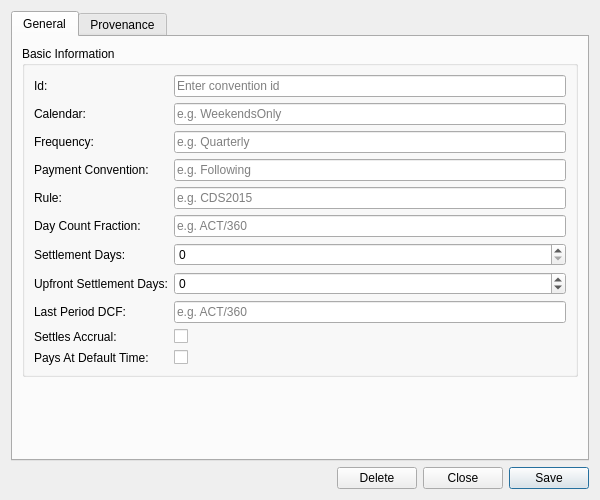
<?xml version="1.0" encoding="UTF-8"?>
<ui version="4.0">
 <class>CdsConventionDetailDialog</class>
 <widget class="QWidget" name="CdsConventionDetailDialog">
  <property name="geometry">
   <rect>
    <x>0</x>
    <y>0</y>
    <width>600</width>
    <height>500</height>
   </rect>
  </property>
  <property name="sizePolicy">
   <sizepolicy hsizetype="Preferred" vsizetype="Preferred">
    <horstretch>0</horstretch>
    <verstretch>0</verstretch>
   </sizepolicy>
  </property>
  <property name="minimumSize">
   <size>
    <width>600</width>
    <height>500</height>
   </size>
  </property>
  <property name="windowTitle">
   <string>CDS Convention Details</string>
  </property>
  <layout class="QVBoxLayout" name="verticalLayout">
   <item>
    <widget class="QTabWidget" name="tabWidget">
     <property name="currentIndex"><number>0</number></property>
     <widget class="QWidget" name="generalTab">
      <attribute name="title"><string>General</string></attribute>
      <layout class="QVBoxLayout" name="generalLayout">
       <item>
        <widget class="QGroupBox" name="basicInfoGroup">
         <property name="title">
          <string>Basic Information</string>
         </property>
         <layout class="QFormLayout" name="formLayout">
          <item row="0" column="0">
           <widget class="QLabel" name="labelId">
            <property name="text">
             <string>Id:</string>
            </property>
           </widget>
          </item>
          <item row="0" column="1">
           <widget class="QLineEdit" name="idEdit">
            <property name="placeholderText">
             <string>Enter convention id</string>
            </property>
            <property name="readOnly">
             <bool>true</bool>
            </property>
           </widget>
          </item>
          <item row="1" column="0">
           <widget class="QLabel" name="labelCalendar">
            <property name="text">
             <string>Calendar:</string>
            </property>
           </widget>
          </item>
          <item row="1" column="1">
           <widget class="QLineEdit" name="calendarEdit">
            <property name="placeholderText">
             <string>e.g. WeekendsOnly</string>
            </property>
           </widget>
          </item>
          <item row="2" column="0">
           <widget class="QLabel" name="labelFrequency">
            <property name="text">
             <string>Frequency:</string>
            </property>
           </widget>
          </item>
          <item row="2" column="1">
           <widget class="QLineEdit" name="frequencyEdit">
            <property name="placeholderText">
             <string>e.g. Quarterly</string>
            </property>
           </widget>
          </item>
          <item row="3" column="0">
           <widget class="QLabel" name="labelPaymentConvention">
            <property name="text">
             <string>Payment Convention:</string>
            </property>
           </widget>
          </item>
          <item row="3" column="1">
           <widget class="QLineEdit" name="paymentConventionEdit">
            <property name="placeholderText">
             <string>e.g. Following</string>
            </property>
           </widget>
          </item>
          <item row="4" column="0">
           <widget class="QLabel" name="labelRule">
            <property name="text">
             <string>Rule:</string>
            </property>
           </widget>
          </item>
          <item row="4" column="1">
           <widget class="QLineEdit" name="ruleEdit">
            <property name="placeholderText">
             <string>e.g. CDS2015</string>
            </property>
           </widget>
          </item>
          <item row="5" column="0">
           <widget class="QLabel" name="labelDayCountFraction">
            <property name="text">
             <string>Day Count Fraction:</string>
            </property>
           </widget>
          </item>
          <item row="5" column="1">
           <widget class="QLineEdit" name="dayCountFractionEdit">
            <property name="placeholderText">
             <string>e.g. ACT/360</string>
            </property>
           </widget>
          </item>
          <item row="6" column="0">
           <widget class="QLabel" name="labelSettlementDays">
            <property name="text">
             <string>Settlement Days:</string>
            </property>
           </widget>
          </item>
          <item row="6" column="1">
           <widget class="QSpinBox" name="settlementDaysEdit">
            <property name="minimum">
             <number>0</number>
            </property>
            <property name="maximum">
             <number>9999</number>
            </property>
           </widget>
          </item>
          <item row="7" column="0">
           <widget class="QLabel" name="labelUpfrontSettlementDays">
            <property name="text">
             <string>Upfront Settlement Days:</string>
            </property>
           </widget>
          </item>
          <item row="7" column="1">
           <widget class="QSpinBox" name="upfrontSettlementDaysEdit">
            <property name="minimum">
             <number>-1</number>
            </property>
            <property name="maximum">
             <number>9999</number>
            </property>
            <property name="specialValueText">
             <string>(unset)</string>
            </property>
           </widget>
          </item>
          <item row="8" column="0">
           <widget class="QLabel" name="labelLastPeriodDayCountFraction">
            <property name="text">
             <string>Last Period DCF:</string>
            </property>
           </widget>
          </item>
          <item row="8" column="1">
           <widget class="QLineEdit" name="lastPeriodDayCountFractionEdit">
            <property name="placeholderText">
             <string>e.g. ACT/360</string>
            </property>
           </widget>
          </item>
          <item row="9" column="0">
           <widget class="QLabel" name="labelSettlesAccrual">
            <property name="text">
             <string>Settles Accrual:</string>
            </property>
           </widget>
          </item>
          <item row="9" column="1">
           <widget class="QCheckBox" name="settlesAccrualEdit">
            <property name="text">
             <string/>
            </property>
           </widget>
          </item>
          <item row="10" column="0">
           <widget class="QLabel" name="labelPaysAtDefaultTime">
            <property name="text">
             <string>Pays At Default Time:</string>
            </property>
           </widget>
          </item>
          <item row="10" column="1">
           <widget class="QCheckBox" name="paysAtDefaultTimeEdit">
            <property name="text">
             <string/>
            </property>
           </widget>
          </item>
         </layout>
        </widget>
       </item>
       <item>
        <spacer name="verticalSpacer">
         <property name="orientation">
          <enum>Qt::Vertical</enum>
         </property>
         <property name="sizeHint" stdset="0">
          <size>
           <width>20</width>
           <height>40</height>
          </size>
         </property>
        </spacer>
       </item>
      </layout>
     </widget>
     <widget class="QWidget" name="provenanceTab">
      <attribute name="title"><string>Provenance</string></attribute>
      <layout class="QVBoxLayout" name="provenanceTabLayout">
       <item>
        <widget class="ores::qt::ProvenanceWidget" name="provenanceWidget" native="true"/>
       </item>
      </layout>
     </widget>
    </widget>
   </item>
   <item>
    <layout class="QHBoxLayout" name="buttonLayout">
     <item>
      <spacer name="horizontalSpacer">
       <property name="orientation">
        <enum>Qt::Horizontal</enum>
       </property>
       <property name="sizeHint" stdset="0">
        <size>
         <width>40</width>
         <height>20</height>
        </size>
       </property>
      </spacer>
     </item>
     <item>
      <widget class="QPushButton" name="deleteButton">
       <property name="text">
        <string>Delete</string>
       </property>
      </widget>
     </item>
     <item>
      <widget class="QPushButton" name="closeButton">
       <property name="text">
        <string>Close</string>
       </property>
      </widget>
     </item>
     <item>
      <widget class="QPushButton" name="saveButton">
       <property name="text">
        <string>Save</string>
       </property>
       <property name="default">
        <bool>true</bool>
       </property>
      </widget>
     </item>
    </layout>
   </item>
  </layout>
 </widget>
 <customwidgets>
  <customwidget>
   <class>ores::qt::ProvenanceWidget</class>
   <extends>QWidget</extends>
   <header>ores.qt/ProvenanceWidget.hpp</header>
  </customwidget>
 </customwidgets>
 <resources/>
 <connections/>
</ui>
